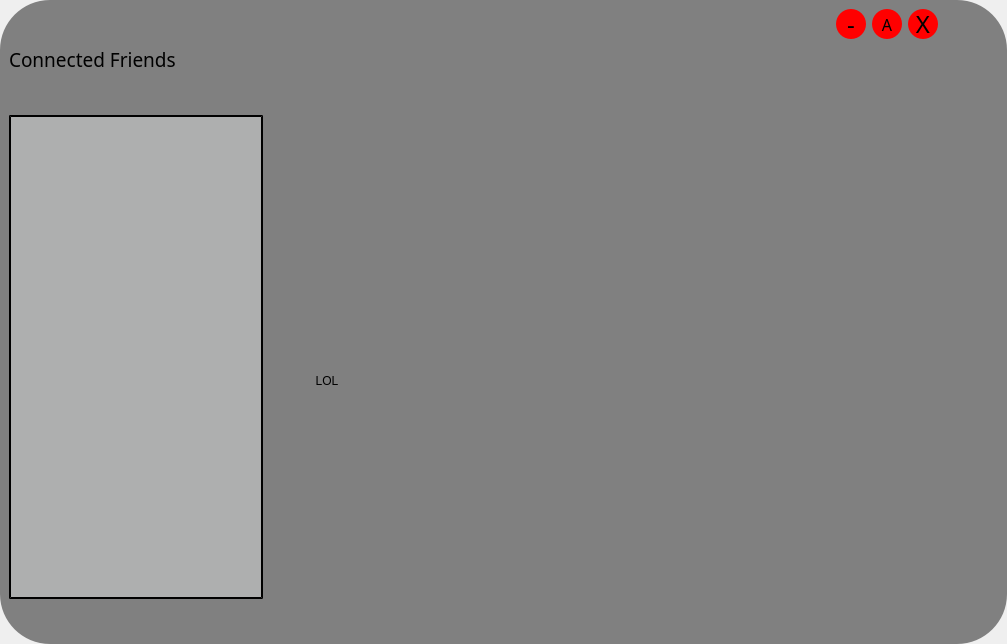
<?xml version="1.0" encoding="UTF-8"?>
<ui version="4.0">
 <class>Home</class>
 <widget class="QMainWindow" name="Home">
  <property name="geometry">
   <rect>
    <x>0</x>
    <y>0</y>
    <width>1007</width>
    <height>644</height>
   </rect>
  </property>
  <property name="windowTitle">
   <string>MainWindow</string>
  </property>
  <property name="styleSheet">
   <string notr="true">border-width:2px;
border-radius:50px;
max-width:2000px;
max-height:2000px;
min-width:100px;
min-height:100px;</string>
  </property>
  <widget class="QWidget" name="centralwidget">
   <property name="styleSheet">
    <string notr="true">background-color: grey;</string>
   </property>
   <layout class="QGridLayout" name="gridLayout">
    <item row="0" column="0">
     <widget class="QLabel" name="label">
      <property name="font">
       <font>
        <family>BatmanForeverAlternate</family>
        <pointsize>14</pointsize>
       </font>
      </property>
      <property name="styleSheet">
       <string notr="true"/>
      </property>
      <property name="text">
       <string>Connected Friends</string>
      </property>
     </widget>
    </item>
    <item row="1" column="0" rowspan="4">
     <widget class="QListWidget" name="listFriends">
      <property name="font">
       <font>
        <family>BatmanForeverAlternate</family>
        <pointsize>11</pointsize>
       </font>
      </property>
      <property name="styleSheet">
       <string notr="true">background-color : #AEAFAF;
border-style: outset;
border-radius: 0px;
min-height : 480px;
min-width : 250px;
max-height : 480px;
max-width : 250px;

</string>
      </property>
      <property name="verticalScrollBarPolicy">
       <enum>Qt::ScrollBarAlwaysOff</enum>
      </property>
      <property name="horizontalScrollBarPolicy">
       <enum>Qt::ScrollBarAlwaysOff</enum>
      </property>
      <property name="sizeAdjustPolicy">
       <enum>QAbstractScrollArea::AdjustIgnored</enum>
      </property>
     </widget>
    </item>
    <item row="4" column="6">
     <spacer name="verticalSpacer">
      <property name="orientation">
       <enum>Qt::Vertical</enum>
      </property>
      <property name="sizeHint" stdset="0">
       <size>
        <width>20</width>
        <height>40</height>
       </size>
      </property>
     </spacer>
    </item>
    <item row="0" column="4">
     <widget class="QLabel" name="label_2">
      <property name="styleSheet">
       <string notr="true">
</string>
      </property>
      <property name="text">
       <string/>
      </property>
     </widget>
    </item>
    <item row="2" column="1" colspan="6">
     <layout class="QHBoxLayout" name="horizontalLayout_2">
      <item>
       <spacer name="horizontalSpacer_12">
        <property name="orientation">
         <enum>Qt::Horizontal</enum>
        </property>
        <property name="sizeHint" stdset="0">
         <size>
          <width>40</width>
          <height>20</height>
         </size>
        </property>
       </spacer>
      </item>
      <item>
       <widget class="QLabel" name="username">
        <property name="font">
         <font>
          <family>BatmanForeverAlternate</family>
          <pointsize>16</pointsize>
         </font>
        </property>
        <property name="text">
         <string/>
        </property>
       </widget>
      </item>
      <item>
       <spacer name="horizontalSpacer_13">
        <property name="orientation">
         <enum>Qt::Horizontal</enum>
        </property>
        <property name="sizeHint" stdset="0">
         <size>
          <width>40</width>
          <height>20</height>
         </size>
        </property>
       </spacer>
      </item>
     </layout>
    </item>
    <item row="0" column="5">
     <spacer name="horizontalSpacer_4">
      <property name="orientation">
       <enum>Qt::Horizontal</enum>
      </property>
      <property name="sizeHint" stdset="0">
       <size>
        <width>40</width>
        <height>20</height>
       </size>
      </property>
     </spacer>
    </item>
    <item row="0" column="3">
     <spacer name="horizontalSpacer_14">
      <property name="orientation">
       <enum>Qt::Horizontal</enum>
      </property>
      <property name="sizeHint" stdset="0">
       <size>
        <width>40</width>
        <height>20</height>
       </size>
      </property>
     </spacer>
    </item>
    <item row="4" column="1">
     <widget class="QPushButton" name="lol">
      <property name="text">
       <string>LOL</string>
      </property>
     </widget>
    </item>
    <item row="0" column="6" rowspan="2">
     <layout class="QHBoxLayout" name="horizontalLayout" stretch="0,0,0,0,0,0,0">
      <property name="spacing">
       <number>6</number>
      </property>
      <property name="bottomMargin">
       <number>75</number>
      </property>
      <item>
       <spacer name="horizontalSpacer_10">
        <property name="orientation">
         <enum>Qt::Horizontal</enum>
        </property>
        <property name="sizeHint" stdset="0">
         <size>
          <width>50</width>
          <height>20</height>
         </size>
        </property>
       </spacer>
      </item>
      <item>
       <spacer name="horizontalSpacer">
        <property name="orientation">
         <enum>Qt::Horizontal</enum>
        </property>
        <property name="sizeHint" stdset="0">
         <size>
          <width>40</width>
          <height>20</height>
         </size>
        </property>
       </spacer>
      </item>
      <item>
       <widget class="QPushButton" name="hideButton">
        <property name="font">
         <font>
          <family>BatmanForeverAlternate</family>
          <pointsize>18</pointsize>
         </font>
        </property>
        <property name="styleSheet">
         <string notr="true">border-radius:15px;
background-color: red;
max-width:30px;
max-height:30px;
min-width:30px;
min-height:30px;</string>
        </property>
        <property name="text">
         <string>-</string>
        </property>
       </widget>
      </item>
      <item>
       <widget class="QPushButton" name="raiseButton">
        <property name="font">
         <font>
          <family>Square Things</family>
          <pointsize>12</pointsize>
         </font>
        </property>
        <property name="styleSheet">
         <string notr="true">border-radius:15px;
background-color: red;
max-width:30px;
max-height:30px;
min-width:30px;
min-height:30px;</string>
        </property>
        <property name="text">
         <string>A</string>
        </property>
       </widget>
      </item>
      <item>
       <widget class="QPushButton" name="quitButton">
        <property name="font">
         <font>
          <family>BatmanForeverAlternate</family>
          <pointsize>18</pointsize>
         </font>
        </property>
        <property name="styleSheet">
         <string notr="true">border-radius:15px;
background-color: red;
max-width:30px;
max-height:30px;
min-width:30px;
min-height:30px;</string>
        </property>
        <property name="text">
         <string>X</string>
        </property>
       </widget>
      </item>
      <item>
       <spacer name="horizontalSpacer_3">
        <property name="orientation">
         <enum>Qt::Horizontal</enum>
        </property>
        <property name="sizeHint" stdset="0">
         <size>
          <width>40</width>
          <height>20</height>
         </size>
        </property>
       </spacer>
      </item>
      <item>
       <spacer name="horizontalSpacer_2">
        <property name="orientation">
         <enum>Qt::Horizontal</enum>
        </property>
        <property name="sizeHint" stdset="0">
         <size>
          <width>20</width>
          <height>20</height>
         </size>
        </property>
       </spacer>
      </item>
     </layout>
    </item>
    <item row="0" column="1">
     <spacer name="horizontalSpacer_9">
      <property name="orientation">
       <enum>Qt::Horizontal</enum>
      </property>
      <property name="sizeHint" stdset="0">
       <size>
        <width>40</width>
        <height>20</height>
       </size>
      </property>
     </spacer>
    </item>
    <item row="6" column="6">
     <widget class="QPushButton" name="chooseButton">
      <property name="font">
       <font>
        <family>BatmanForeverAlternate</family>
        <pointsize>10</pointsize>
       </font>
      </property>
      <property name="styleSheet">
       <string notr="true"/>
      </property>
      <property name="text">
       <string/>
      </property>
     </widget>
    </item>
   </layout>
  </widget>
 </widget>
 <resources/>
 <connections>
  <connection>
   <sender>quitButton</sender>
   <signal>clicked()</signal>
   <receiver>Home</receiver>
   <slot>close()</slot>
   <hints>
    <hint type="sourcelabel">
     <x>926</x>
     <y>59</y>
    </hint>
    <hint type="destinationlabel">
     <x>503</x>
     <y>321</y>
    </hint>
   </hints>
  </connection>
  <connection>
   <sender>hideButton</sender>
   <signal>clicked()</signal>
   <receiver>Home</receiver>
   <slot>showMinimized()</slot>
   <hints>
    <hint type="sourcelabel">
     <x>854</x>
     <y>59</y>
    </hint>
    <hint type="destinationlabel">
     <x>503</x>
     <y>321</y>
    </hint>
   </hints>
  </connection>
 </connections>
</ui>
